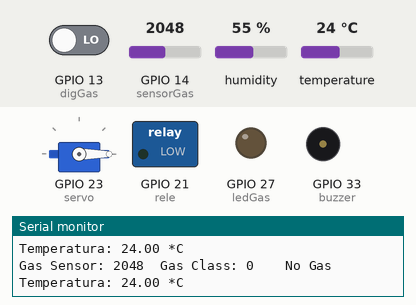
Simulated run of this sketch. Board: ESP32. Parts: servo, switched loads named in the sketch (green lamp = pin HIGH), output pins drawn as LEDs (lit = HIGH), buzzer (waves = sounding, pin HIGH), the last lines printed to the serial monitor. Dashed ring = blinking. The test bench sets the inputs (shaded band); at power-on: temperature 24 °C, GPIO 14 (sensorGas) = 2048, GPIO 13 (digGas) LOW, humidity 55 %.

Above: at 3.8 s.
3.9 s: temperature set to 26 °C
8.2 s: temperature set to 29 °C
At 10.8 s:
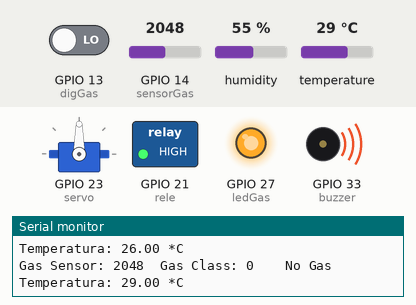
13.6 s: GPIO 14 (sensorGas) set to 2150
At 20.9 s:
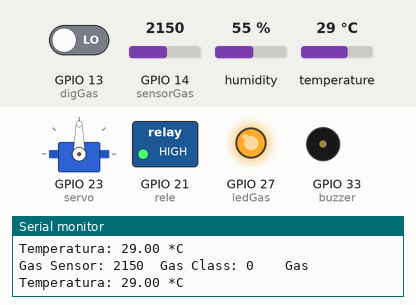
21.5 s: temperature set to 12 °C
At 29.1 s:
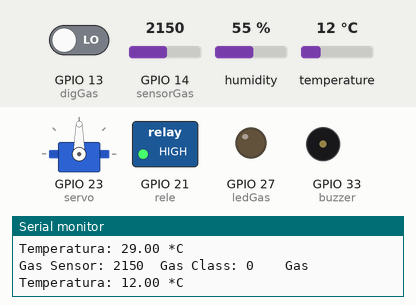
29.4 s: temperature set to 28 °C
33.3 s: GPIO 14 (sensorGas) set to 2060
At 38.0 s:
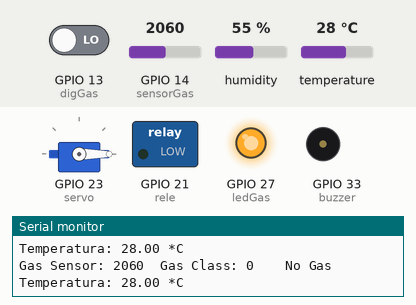
Timing chart, 0 to 39.7 s (numbered marks = the images above; inputs shaded):
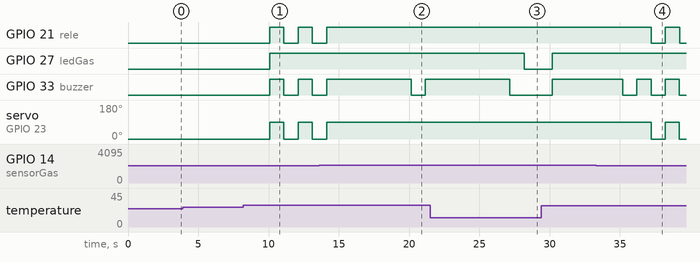

The sketch:

proyecto.ino
```cpp
//--------- **  librerias  ** ----------------
#include <ESP32Servo.h> //libreria servo
#include <DHT.h>        //libreria temperatura y humedad

//--------- **  variables  ** ----------------
#define ledGas 27       //led que activa el sensor de gas
#define buzzer 33       //pin del buzzer
#define sensorGas 14    //pin del sensor de gas (analogo)
#define digGas 13       //pin del sensor de gas (digital)
#define servo 23        //declaracion del servo
#define rele 21          //pin para el relay
#define temp 19         //pin para el sensor de temperatura
#define DHTTYPE DHT11   //definicion del tipo de sensor de temperatura

//--------- **  instancias  ** ----------------
DHT dht(temp, DHTTYPE); //temperatura
Servo s;                //servo x2


void setup() {
  // put your setup code here, to run once:
  Serial.begin(115200);
  pinMode(ledGas, OUTPUT);
  pinMode(buzzer, OUTPUT);
  pinMode(digGas, INPUT);
  pinMode(servo, OUTPUT);
  pinMode(rele, OUTPUT);
  dht.begin();
  s.attach(servo);
  s.write(0);
}

void loop() {
  // put your main code here, to run repeatedly:
  gas();
  temperatura();
  s.write(0);
}

/*-------------------------------------------------------------------------------------------------------
---------------------------------------------------------------------------------------------------------
---------------------------------------**funcion sensor de gas**-----------------------------------------
---------------------------------------------------------------------------------------------------------
-------------------------------------------------------------------------------------------------------*/

void gas(){
  int gassensorAnalog = analogRead(sensorGas);
  int gassensorDigital = digitalRead(digGas);

  Serial.print("Gas Sensor: ");
  Serial.print(gassensorAnalog);
  Serial.print("\t");
  Serial.print("Gas Class: ");
  Serial.print(gassensorDigital);
  Serial.print("\t");
  Serial.print("\t");

  if (gassensorAnalog > 2100) {
    Serial.println("Gas");
    digitalWrite (buzzer, HIGH) ; //send tone
    s.write(90);
    digitalWrite(rele, HIGH);
    digitalWrite(ledGas, HIGH);
    delay(5000);
    digitalWrite(buzzer, LOW) ;  //no tone
  }
  else{
    Serial.println("No Gas");
    digitalWrite(rele, LOW);
    s.write(0);
  }
  delay(500);
}

/*-------------------------------------------------------------------------------------------------------
---------------------------------------------------------------------------------------------------------
-------------------------------**funcion sensor de temperatura**-----------------------------------------
---------------------------------------------------------------------------------------------------------
-------------------------------------------------------------------------------------------------------*/

void temperatura(){
  double t = dht.readTemperature();

  Serial.print("Temperatura: ");
  Serial.print(t);
  Serial.println(" *C ");
  delay(500);
  if(t > 27.5){
    digitalWrite (buzzer, HIGH) ; //send tone
    s.write(90);
    digitalWrite(rele, HIGH);
    digitalWrite(ledGas, HIGH);
    delay(1000);
    digitalWrite(buzzer, LOW) ;  //no tone
  }else{
    digitalWrite(ledGas, LOW);
    delay(2000);
    s.write(0);
  }
}
```

Measured:
- the behaviour switches between 27 and 28 °C on temperature (found by bisection; images 0 and 1)
- the behaviour switches between 2100 and 2101 on GPIO 14 (sensorGas) (found by bisection; images 1 and 2)
- after the input at 8.2 s, GPIO 21 (rele), GPIO 33 (buzzer): alternates HIGH for 1.0 s and LOW for 1.0 s, starting after 1.9 s; GPIO 27 (ledGas): LOW → HIGH after 1.9 s; servo on GPIO 23 (servo): alternates 90° for 1.0 s and 0° for 1.0 s, starting after 1.9 s
- after the input at 13.6 s, GPIO 21 (rele): goes on until 14.1 s, then stays HIGH; servo on GPIO 23 (servo): goes on until 14.1 s, then stays 90°
- after the input at 21.5 s, GPIO 27 (ledGas): HIGH → LOW after 6.7 s; GPIO 33 (buzzer): goes on until 27.2 s, then stays LOW
- after the input at 33.3 s, GPIO 21 (rele): HIGH → LOW after 3.9 s, → HIGH 1.0 s later, → LOW 1.0 s later; servo on GPIO 23 (servo): 90° → 0° after 3.9 s, → 90° 1.0 s later, → 0° 1.0 s later
